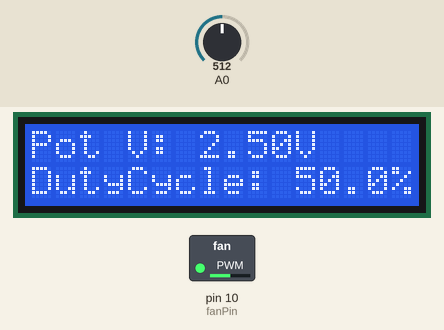
This sketch was run on a simulated Arduino Uno, built with avr-gcc and run on an emulated ATmega328P. Parts: 16×2 character LCD, switched loads named in the sketch (green lamp = pin HIGH). The inputs (shaded band) are chosen by the test bench; at power-on: A0 = 512.

Above: at 1.2 s.
1.3 s: A0 set to 716
At 2.4 s:
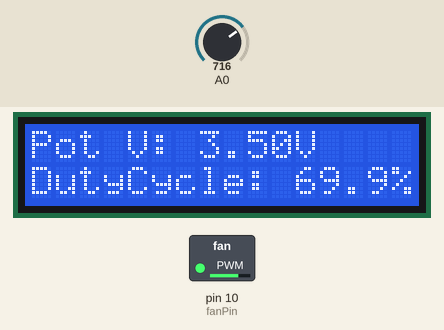
4.3 s: A0 set to 1023
At 5.4 s:
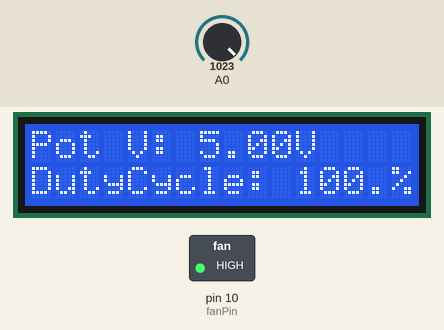
7.3 s: A0 set to 122
At 7.9 s:
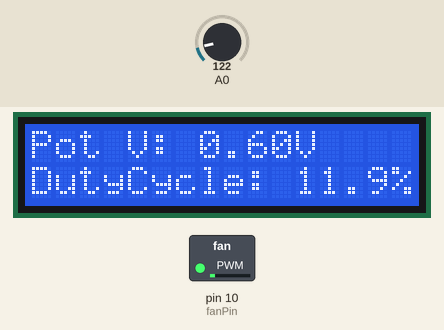
8.8 s: A0 set to 112
At 9.5 s:
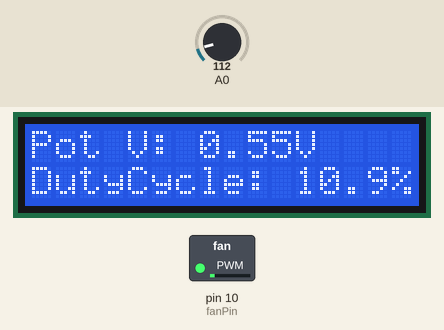
11.8 s: A0 set to 96
At 12.5 s:
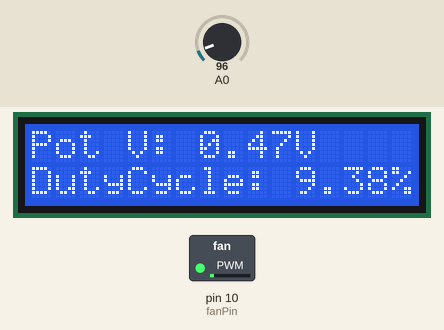
13.3 s: A0 set to 0
At 13.6 s:
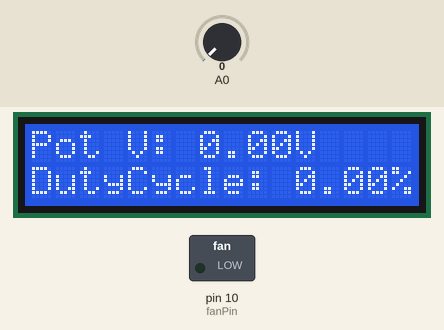
Timing chart, 0 to 15.8 s (numbered marks = the images above; inputs shaded):
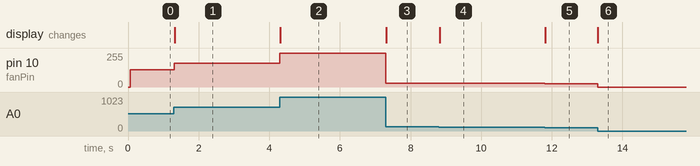

Measured:
- after the input at 1.3 s, pin 10 (fanPin): 128/255 → 179/255 at once; the display: changes at once (image 1)
- after the input at 4.3 s, pin 10 (fanPin): 179/255 → 255/255 at once; the display: changes at once (image 2)
- after the input at 7.3 s, pin 10 (fanPin): 255/255 → 30/255 at once; the display: changes at once (image 3)
- after the input at 8.8 s, pin 10 (fanPin): 30/255 → 28/255 at once; the display: changes at once (image 4)
- after the input at 11.8 s, pin 10 (fanPin): 28/255 → 24/255 at once; the display: changes at once (image 5)
- after the input at 13.3 s, pin 10 (fanPin): 24/255 → 0/255 at once; the display: changes at once (image 6)

The sketch:

FanSpeed.ino
```cpp
#include <TimerOne.h>
#include <LiquidCrystal.h>
// This example creates a PWM signal with 25 kHz carrier.
//
// Arduino's analogWrite() gives you PWM output, but no control over the
// carrier frequency.  The default frequency is low, typically 490 or
// 3920 Hz.  Sometimes you may need a faster carrier frequency.
//
// The specification for 4-wire PWM fans recommends a 25 kHz frequency
// and allows 21 to 28 kHz.  The default from analogWrite() might work
// with some fans, but to follow the specification we need 25 kHz.
//
// http://www.formfactors.org/developer/specs/REV1_2_Public.pdf
//
// Connect the PWM pin to the fan's control wire (usually blue).  The
// board's ground must be connected to the fan's ground, and the fan
// needs +12 volt power from the computer or a separate power supply.

const int fanPin = 10; // PWM pin 10
LiquidCrystal lcd(12, 11, 5, 4, 3, 2);


void setup(void)
{

  pinMode(2, OUTPUT);
  Timer1.initialize(40);  // 40 us = 25 kHz
  Serial.begin(9600);
  lcd.begin(16, 2);

}

void loop(void)
{
    int sensorValue = analogRead(A0); // stores voltage in bits
    int pwmspeed; // rounds off bits to int

    float voltage = sensorValue * (5.0 / 1023.0); //converts to voltage
    pwmspeed = voltage / 5.0 * 1023; //redefines pwm speed
    float cycle;
    cycle = pwmspeed/1023.0 * 100;

    lcd.setCursor(0, 0);
    lcd.print("Pot V: ");
    lcd.setCursor(7, 0);


    //"if" statements to reset lcd whenever the bit speeds hit that value
    //this is to resolve the printing issue with the lcd
    //the bit speed must hit the value in the if statement for the lcd to reset

//    if ( pwmspeed == 999 )
//    {
//      lcd.clear();
//    }
//    if ( pwmspeed == 905 )
//    {
//      lcd.clear();
//    }
//    if ( pwmspeed == 951 )
//    {
//      lcd.clear();
//    }
//    if ( pwmspeed == 888 )
//    {
//      lcd.clear();
//    }
//    if ( pwmspeed == 844 )
//    {
//      lcd.clear();
//    }
//    if ( pwmspeed == 777 )
//    {
//      lcd.clear();
//    }
//    if ( pwmspeed == 666 )
//    {
//      lcd.clear();
//    }
//    if ( pwmspeed == 555 )
//    {
//      lcd.clear();
//    }
//    if ( pwmspeed == 444 )
//    {
//      lcd.clear();
//    }
//    if ( pwmspeed == 333 )
//    {
//      lcd.clear();
//    }
//    if ( pwmspeed == 222 )
//    {
//      lcd.clear();
//    }
//    if ( pwmspeed == 111 )
//    {
//      lcd.clear();
//    }
//    if ( pwmspeed == 99 )
//    {
//      lcd.clear();
//    }
//    if ( pwmspeed == 77 )
//    {
//      lcd.clear();
//    }
//    if ( pwmspeed == 55 )
//    {
//      lcd.clear();
//    }
//    if ( pwmspeed == 33 )
//    {
//      lcd.clear();
//    }
//    if ( pwmspeed == 22 )
//    {
//      lcd.clear();
//    }
//    if ( pwmspeed == 11 )
//    {
//      lcd.clear();
//    }
//    if ( pwmspeed == 9 )
//    {
//      lcd.clear();
//    }
    lcd.print(voltage);
    lcd.setCursor(11, 0);
    lcd.print("V");

    //lcd.print(pwmspeed); //prints speed in bits
    Timer1.pwm(fanPin, pwmspeed); //output pwm per bits definition


    lcd.setCursor(0, 1);
    lcd.print("DutyCycle: ");
    lcd.setCursor(11, 1);
    lcd.print(cycle);
    lcd.setCursor(15, 1);
    lcd.print("%");
    //delay(250);

//     if ( pwmspeed == 999 )
//    {
//      lcd.clear();
//    }
//    if ( pwmspeed == 905 )
//    {
//      lcd.clear();
//    }
//    if ( pwmspeed == 951 )
//    {
//      lcd.clear();
//    }
//    if ( pwmspeed == 888 )
//    {
//      lcd.clear();
//    }
//    if ( pwmspeed == 844 )
//    {
//      lcd.clear();
//    }
//    if ( pwmspeed == 777 )
//    {
//      lcd.clear();
//    }
//    if ( pwmspeed == 666 )
//    {
//      lcd.clear();
//    }
//    if ( pwmspeed == 555 )
//    {
//      lcd.clear();
//    }
//    if ( pwmspeed == 444 )
//    {
//      lcd.clear();
//    }
//    if ( pwmspeed == 333 )
//    {
//      lcd.clear();
//    }
//    if ( pwmspeed == 222 )
//    {
//      lcd.clear();
//    }
//    if ( pwmspeed == 111 )
//    {
//      lcd.clear();
//    }
//    if ( pwmspeed == 99 )
//    {
//      lcd.clear();
//    }
//    if ( pwmspeed == 77 )
//    {
//      lcd.clear();
//    }
//    if ( pwmspeed == 55 )
//    {
//      lcd.clear();
//    }
//    if ( pwmspeed == 33 )
//    {
//      lcd.clear();
//    }
//    if ( pwmspeed == 22 )
//    {
//      lcd.clear();
//    }
//    if ( pwmspeed == 11 )
//    {
//      lcd.clear();
//    }
//    if ( pwmspeed == 9 )
//    {
//      lcd.clear();
//    }


}
```
